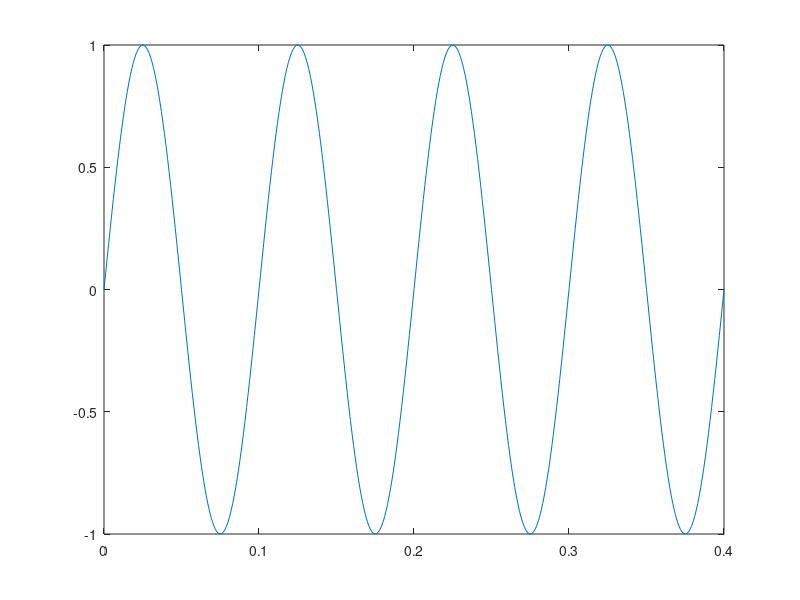

MATLAB code for this plot: (Note: this script raises an error after producing the figure.)
%Prithviraj_2254901101
clc;clear all;close all;
%Generated Signal
f=10;
T=1/f;
td=T/100;
t=0:td:4*T; %4cycles
x=sin(2*pi*10*t)
plot(t,x);
subplot 111;
xlabel('Time');
ylabel('Amplitude');
title('Normal Sine wave');
grid on;
